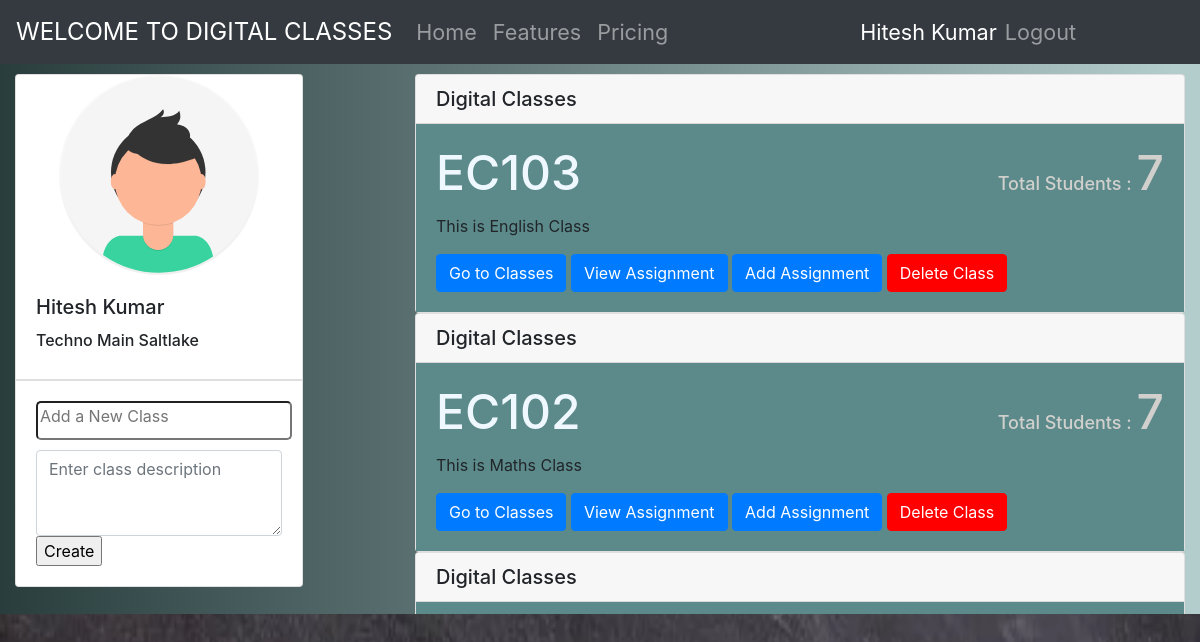
The page /Class (signed in) on the database its author committed.
### tables this page shows
CREATE TABLE college(
clg_id text PRIMARY KEY,
name text NOT NULL,
password text
);

CREATE TABLE class(
cls_id text PRIMARY KEY,
desc text,
creator text,
logged boolean
, c_id text);

### server.py (the view)
@app.route('/Class')
def Classs():
	if not check_session(): return redirect(url_for('login'))
	occ=session['user']['occ']
	classes=Class.allclasses(c,session['user']['user_id'])
	name=session['user']['name']
	roll=session['user']['roll']
	username=session['user']['user_id']
	clg_name=college.getCollegeName(c,session['user']['clg_id'])
	teachers=getTeachers()
	if occ=='teacher':
		return render_template('teacher.html',classes=classes,username=username,teacher=name,clg_name=clg_name)
	else:
		return render_template('student.html',classes=classes,username=username,name=name,roll=roll,clg_name=clg_name,teachers=teachers)

### Data_Models/Class.py (called while the page is built)
	@staticmethod
	def allclasses(c,user_id=None,cls_id=None):
		ids=[]
		if user_id :
			c.execute("select cls_id from urc where user_id=?",(user_id,))
			ids=c.fetchall()
		else:
			ids=[(cls_id,)]
		ls=[]
		for i in ids:
			c.execute("select * from class where cls_id=?",i)
			k=c.fetchone()
			c.execute("select user_id from urc where cls_id=?",i)
			sz=len(c.fetchall())-1
			ls.append({'cls_id':k[0].split("_")[1],'desc':k[1],'creator':k[2],'participants':sz})
		if cls_id:
			ls=ls[0]
		if type(ls)==type([]):
			print(ls)
			return reversed(ls)
		return ls

	@staticmethod
	def getTeacherClasses(c,c_id):
		c.execute("select cls_id,desc from class where c_id=?",(c_id,))
		cs=c.fetchall()
		ls=[]
		for cl in cs :
			ls.append({'cls_id':cl[0].split("_")[1],'desc':cl[1]})
		return ls

### Data_Models/College.py (called while the page is built)
	@staticmethod
	def getCollegeName(c,clg_id):
		c.execute("select name from college where clg_id=?",(clg_id,))
		l=c.fetchone()
		return l[0]

### Data_Models/User.py (called while the page is built)
	@staticmethod
	def getTeachers(c,clg_id):
		c.execute("select user_id,name from user where clg_id=? and occ='teacher'",(clg_id,))
		ts = c.fetchall()
		ls=[]
		for t in ts:
			ls.append({'user_id':t[0],'name':t[1]})
		return ls

### server.py (called while the page is built)
def check_session():
	if 'user' in session:
		return True
	return False

def getTeachers():
	teachers = user.getTeachers(c,session['user']['clg_id'])
	ls=[]
	for t in teachers:
		d={}
		d['name']=t['name']
		d['user_id']=t['user_id']
		d['classes']=getTeacherClasses(t['user_id'])
		ls.append(d)
	print(ls)
	return ls

def getTeacherClasses(uid):
	classes=Class.getTeacherClasses(c,uid)
	return classes

### Template/teacher.html (shortened to what this page needs)
<!DOCTYPE html>
<html>
<head>
	<link rel="stylesheet" href="https://stackpath.bootstrapcdn.com/bootstrap/4.5.0/css/bootstrap.min.css">
</head>
<body  >
		<nav class="navbar navbar-expand-lg navbar-dark bg-dark navbar-static-top" style="font-size: large;">
			<a class="navbar-brand" href="#" style="font-size:x-large;">WELCOME TO DIGITAL CLASSES</a>
			<div class="collapse navbar-collapse" id="navbarNav" style="font-size: larger;">
			  <ul class="navbar-nav mr-auto">
				<li class="nav-item ">
				  <a class="nav-link" href="#">Home </a>
				</li>
				<li class="nav-item">
				  <a class="nav-link" href="#">Features</a>
				</li>
				<li class="nav-item">
				  <a class="nav-link" href="#">Pricing</a>
				</li>
			  </ul>
			  <font color="white">{{ teacher }}</font>
			  <ul class="navbar-nav " style="margin-right: 100px;">
				<li class="nav-item">
					<a class="nav-link" href="/logout"> Logout</a>
				</li>
			</ul>
			</div>
		  </nav>
<div class="container-fluid" style=" background: linear-gradient(to right, #293d3d 0%, #b3cccc 98%);">
 <div class="row">
<div class="col-4 " style="padding-top: 10px;">
	<div class="position-fixed">
	<div class="card" style="width: 18rem;">
		<img class="card-img-top" src="/static/img/avatar.svg" style="width:200px;height:200px;margin-left: auto;margin-right: auto;">
		<div class="card-body">
		  <h5 class="card-title">{{ teacher }}</h5>
		  <h6>{{ clg_name }}</h6>
		</div>
		<ul class="list-group list-group-flush">
		  </ul>
		<div class="card-body">
			<form action="/add_class" method="post" class="form">
				<input class="input" type="text" name="cls_code" id="cls_code" placeholder="Add a New Class" required="True" autocomplete="off">
				<textarea class="form-control" name="desc" placeholder="Enter class description" id="exampleFormControlTextarea1" rows="3"></textarea>
				<input type="submit" name="" value="Create">
				</form>
		</div>
	  </div>
	  </div>
</div>
<div class="col-8" style="height: 550px;padding-top: 10px; overflow-y: scroll;">
	<div id="classes"  >
	{% for class in classes %}
	<div class="card">
		<h5 class="card-header">Digital Classes</h5>
		<div class="card-body" style="background-color: #5c8a8a;">
		  <h5 class="card-title" style="color: #d1d0cd;">
			<font size="9px">
				<a href="{{ url_for('chats',cls_id = class.cls_id) }}" style="color: aliceblue;">{{ class.cls_id }}</a><span class="totalCount"style="float: right;"><font size="4px">Total Students : </font>{{ class.participants }}</span>
				<br>
			</font>
		  </h5>
		  <p class="card-text">{{ class.desc }}</p>
		  <a href="{{ url_for('chats',cls_id = class.cls_id) }}" class="btn btn-primary">Go to Classes</a>
		  <a href="/viewAss?cls_id={{ class.cls_id }}" class="btn btn-primary">View Assignment</a>
		  <button class="btn btn-primary" onclick='popUp("{{ class.cls_id }}")'>Add Assignment</button>
		  <button class="btn btn-primary" style="background-color: red;border-color: red"onclick='deleteClass("{{ class.cls_id }}")' >Delete Class</button>
		</div>
		</div>
	{% endfor %}
</div>
</div>
</div>
</div>
</body>
</html>

### Template/teacher.html (style rules this page uses)
.input { border-radius: 5px; margin-bottom: 10px; padding-bottom: 10px; }
body { background-image: url('/static/img/bg6.webp'); background-repeat: no-repeat; background-attachment: fixed; background-size: 100% 100%; }

### rows shown on the page
college: name "Techno Main Saltlake"
class: cls_id "EC103", participants "7", desc "This is English Class"
class: cls_id "EC102", participants "7", desc "This is Maths Class"

### other values the page prints
{{ teacher }} "Hitesh Kumar"
